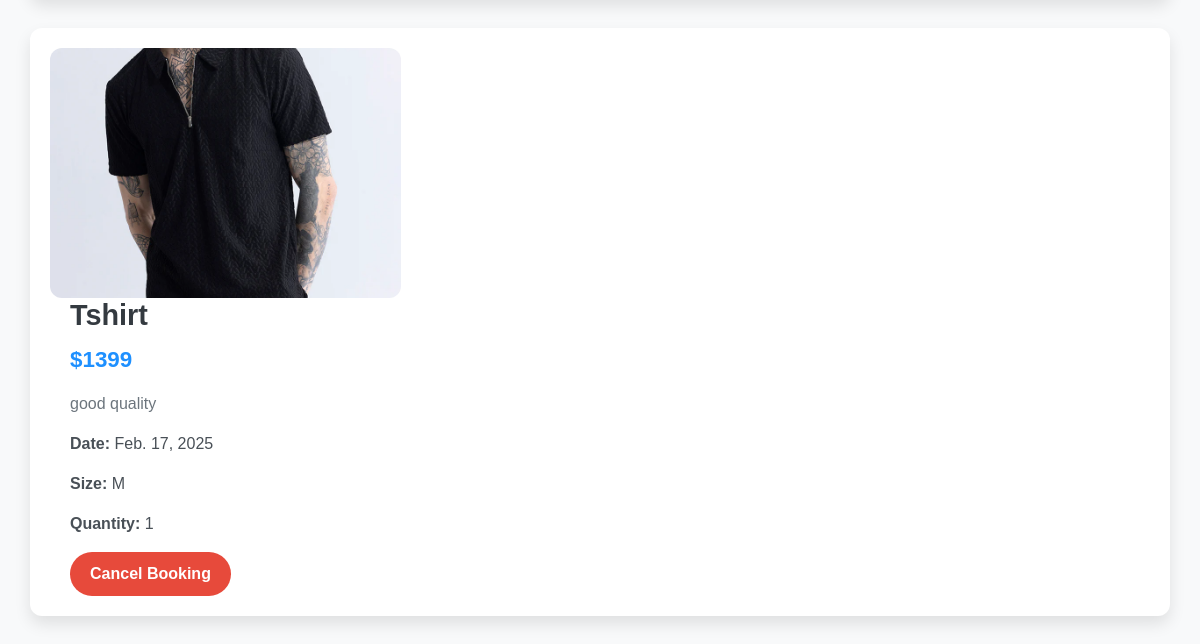
The app's page /user_bookings/ (signed in, lower part), older data.
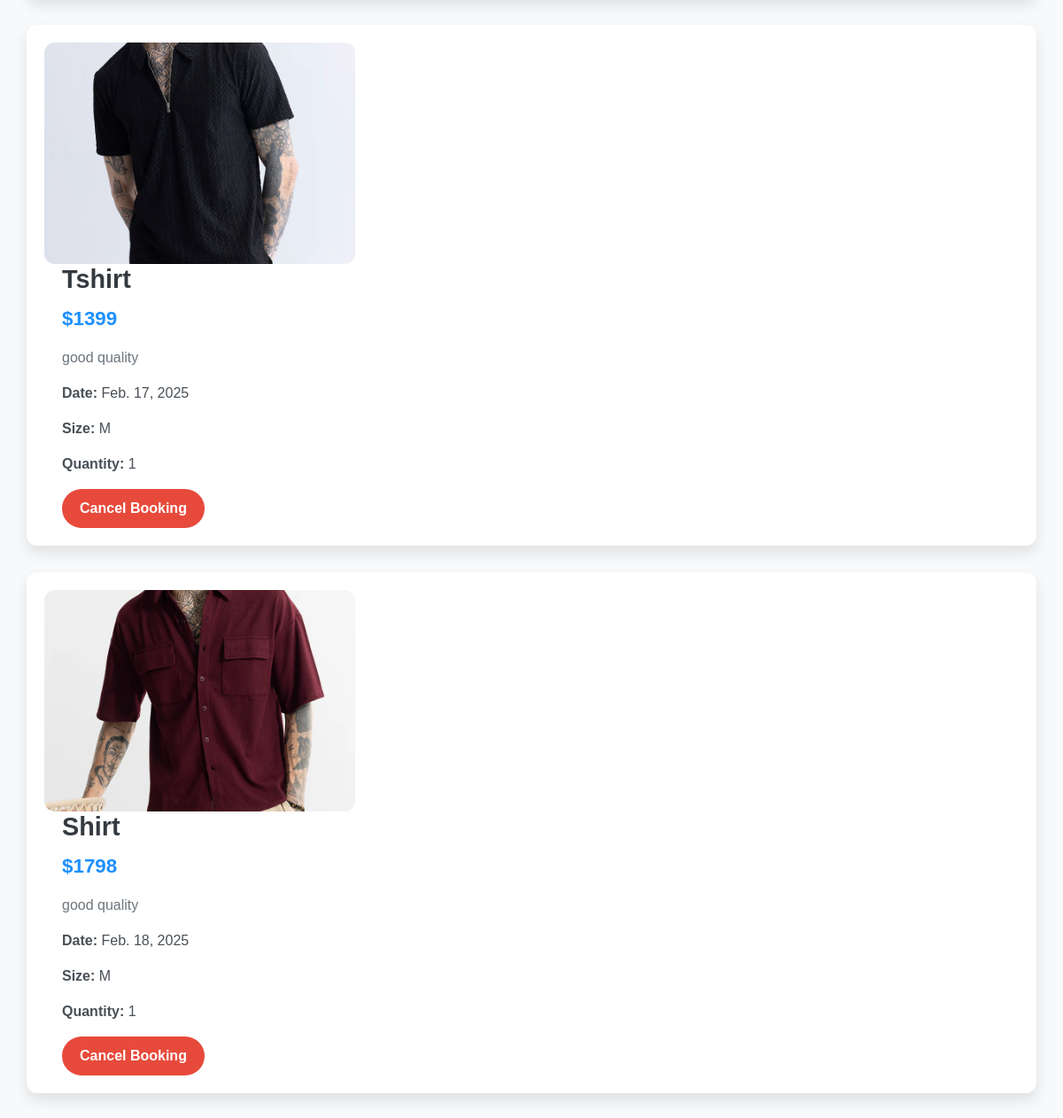
The same page, newer data.
### app/models.py (models this page shows, shortened)
class Buy(models.Model):
    user=models.ForeignKey(User,on_delete=models.CASCADE)
    product=models.ForeignKey(Product,on_delete=models.CASCADE)
    price=models.IntegerField()
    date=models.DateField(auto_now_add=True)
    size = models.CharField(max_length=10, choices=[('S', 'Small'), ('M', 'Medium'), ('L', 'Large')], default='M')  # Default size is Medium
    quantity = models.PositiveIntegerField(default=1)  # Default quantity is 1

class Product(models.Model):
    pro_id=models.TextField()
    name=models.TextField()
    price=models.IntegerField()
    ofr_price=models.IntegerField()
    img=models.FileField()
    dis=models.TextField()
    sizes = models.ManyToManyField(Size, related_name='Sizes')
    quantity = models.PositiveIntegerField(default=0)  # New field for stock quantity

### app/views.py (the view)
# urls.py: path('user_bookings/', views.user_bookings, name='user_bookings'),  # This is your booking page
def user_bookings(request):
    user = request.user  # Get the currently logged-in user
    bookings = Buy.objects.filter(user=user)  # Correct query
    return render(request, 'user/user_bookings.html', {'buy': bookings})

### templates/user/user_bookings.html (shortened to what this page needs)
<!DOCTYPE html>
<html lang="en">
<head>
    <link href="https://cdn.jsdelivr.net/npm/bootstrap@5.3.3/dist/css/bootstrap.min.css" rel="stylesheet">
</head>
<body>
    <div class="container my-5">
        <div class="row">
            {% for i in buy %}
            <div class="col-lg-12 booking-card">
                <div class="row align-items-center">
                    <div class="col-md-4">
                        <img src="{{ i.product.img.url }}" alt="Product Image" class="product-image">
                    </div>
                    <div class="col-md-8 product-details">
                        <h2 class="product-name">{{ i.product.name }}</h2>
                        <p class="product-price">&#36;{{ i.price }}</p>
                        <p class="product-description">{{ i.product.dis|truncatewords:30 }}</p>
                        <p><strong>Date:</strong> {{ i.date }}</p>
                        <p class="product-size"><strong>Size:</strong> {{ i.size }}</p>
                        <p class="product-quantity"><strong>Quantity:</strong> {{ i.quantity }}</p>
                        <form action="{% url 'delete_booking' i.id %}" method="post">
                            <button type="submit" class="delete-btn">Cancel Booking</button>
                        </form>
                    </div>
                </div>
            </div>
            {% endfor %}
        </div>
    </div>
</body>
</html>

Row changes from the older to the newer data that the page shows:
added Buy: product.img (picture), product.name "Shirt", price "1798", product.dis "good quality", date "Feb. 18, 2025", size "M", quantity "1"
